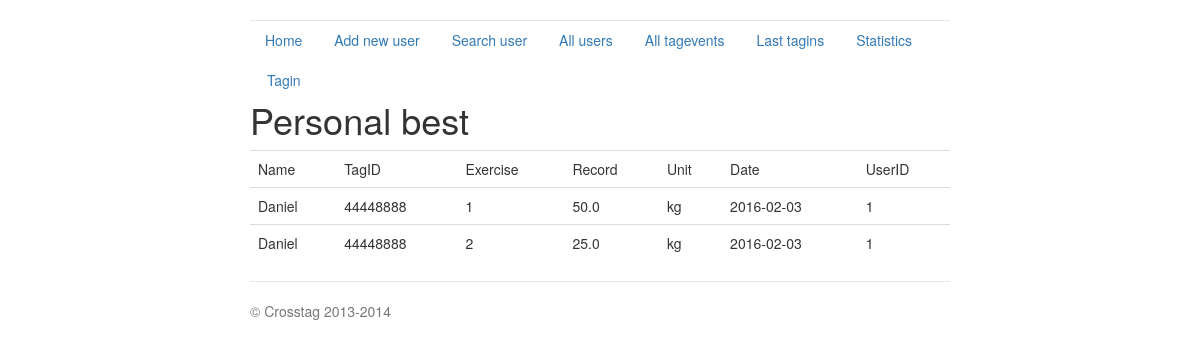
The page /pb/1 on the database its author committed.
### crosstag_server.py (models this page shows, shortened)
class User(db.Model):
    index = db.Column(db.Integer, primary_key=True)
    fortnox_id = db.Column(db.Integer)
    name = db.Column(db.String(80))
    email = db.Column(db.String(120))
    phone = db.Column(db.Integer)
    tag_id = db.Column(db.String(12))
    gender = db.Column(db.String(10))
    birth_date = db.Column(db.Date)
    expiry_date = db.Column(db.Date)
    create_date = db.Column(db.Date)
    def dict(self):
        return {'index': self.index, 'name': self.name,
                'email': self.email, 'tag_id': self.tag_id,
                'phone': self.phone, 'fortnox_id': self.fortnox_id,
                'expiry_date': str(self.expiry_date),
                'create_date': str(self.create_date),
                'birth_date': str(self.birth_date),
                'gender': self.gender}

class Records(db.Model):
    id = db.Column(db.Integer, primary_key=True)
    exercise_id = db.Column(db.Integer, db.ForeignKey('exercise.index'))
    record = db.Column(db.Float)
    unit = db.Column(db.String(10))
    record_date = db.Column(db.Date)
    uid = db.Column(db.Integer, db.ForeignKey('user.index'))
    def dict(self):
        return {'id': self.id, 'exercise_id': self.exercise_id, 'record': self.record, 'unit': self.unit, 'record_date': self.record_date, 'uid':self.uid}

### crosstag_server.py (the view)
@app.route('/pb/<user_id>', methods=['GET'])
def pb(user_id):
    users = User.query.filter_by(index=user_id)
    personalstats = Records.query.filter_by(uid=user_id)
    ret = []
    userret = []
    exerciseret = []
    for hit in personalstats:
        pbjs = hit.dict()
        ret.append(pbjs)
    for hit in users:
        js = hit.dict()
        userret.append(js)
    return render_template('PB.html', plot_paths='', data=ret, users=userret, exercises=exerciseret)

### templates/PB.html (shortened to what this page needs)
{% extends "base.html" %}
{% block content %}
<br>
<h1>Personal best</h1>
<table class="table table-hover">
	<tr>
		<td>Name</td> <td>TagID</td> <td>Exercise</td> <td>Record</td> <td>Unit</td> <td>Date</td> <td>UserID</td>
	</tr>
	{% for user in users %}
		{% for hit in data %}
			<tr>
				<td>{{user.name}}</td> <td>{{user.tag_id}}</td> <td> {{hit.exercise_id}} </td> <td> {{hit.record}} </td> <td>{{hit.unit}}</td> <td>{{hit.record_date}}</td> <td>{{hit.uid}}</td>
			</tr>
		{% endfor %}
	{% endfor %}
</table>
{% endblock %}

### static/jumbotron-narrow.css (style rules this page uses)
body { padding-top: 20px; padding-bottom: 20px; }

### rows shown on the page
User: name "Daniel", tag_id "44448888"
Records: exercise_id "1", record "50.0", unit "kg", record_date "2016-02-03", uid "1"
Records: exercise_id "2", record "25.0", unit "kg", record_date "2016-02-03", uid "1"
